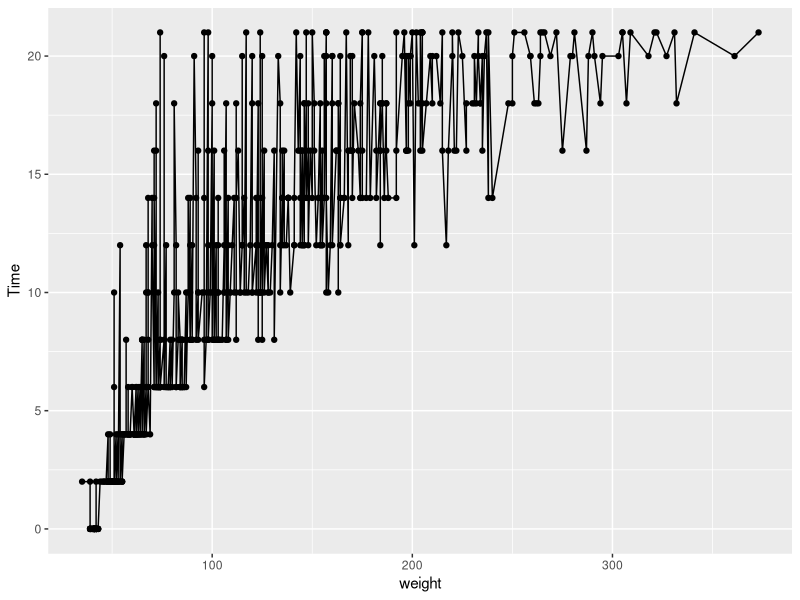
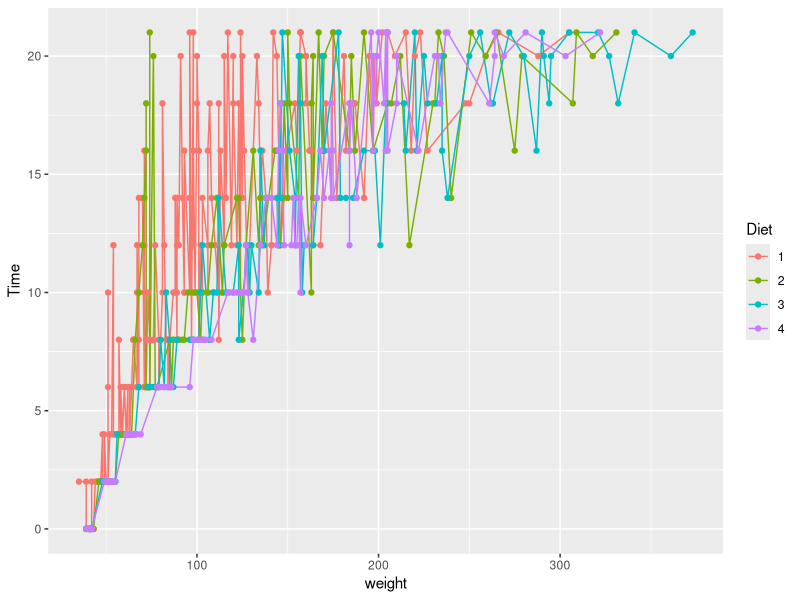
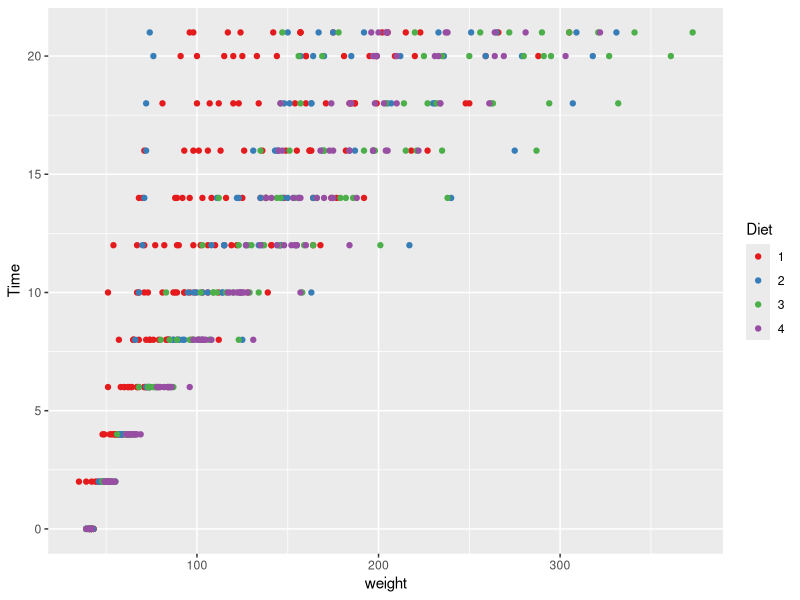
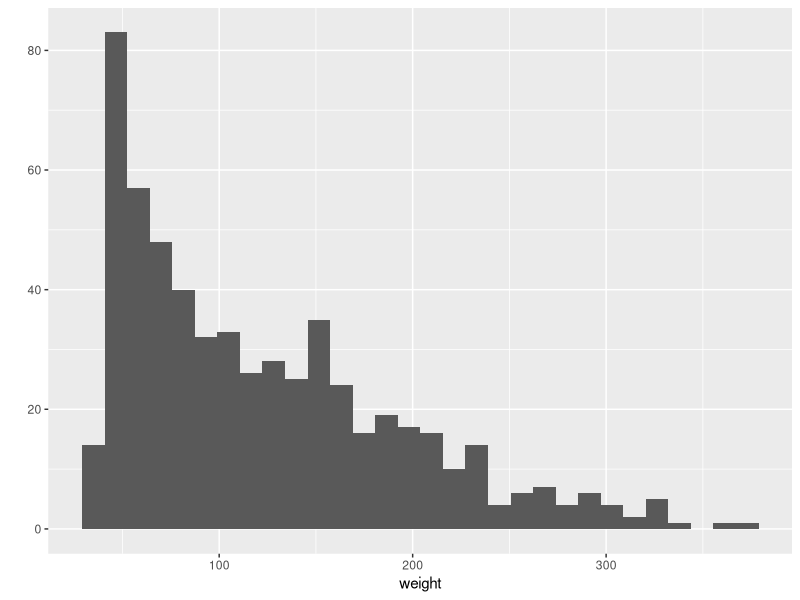
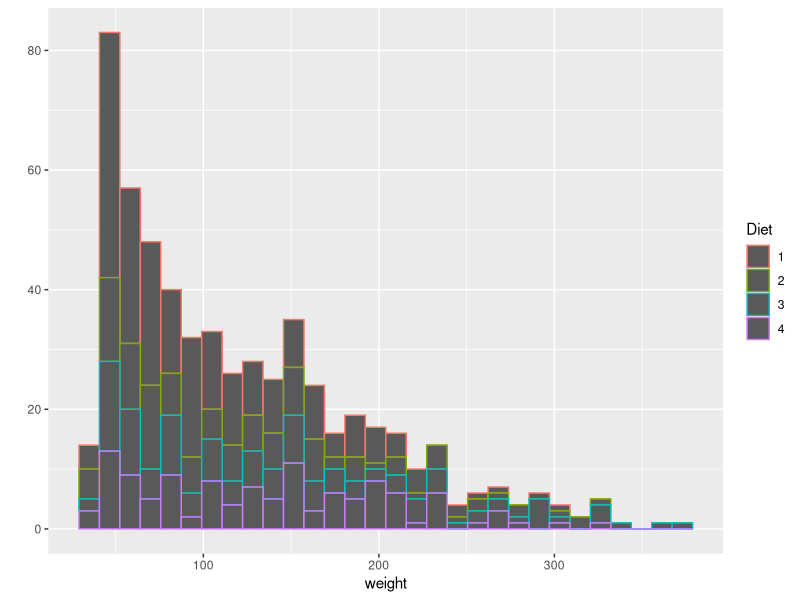
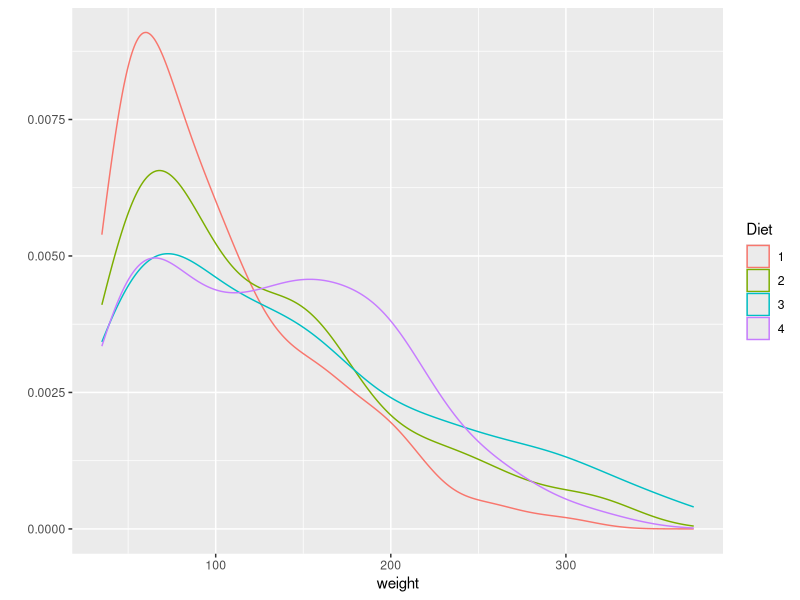
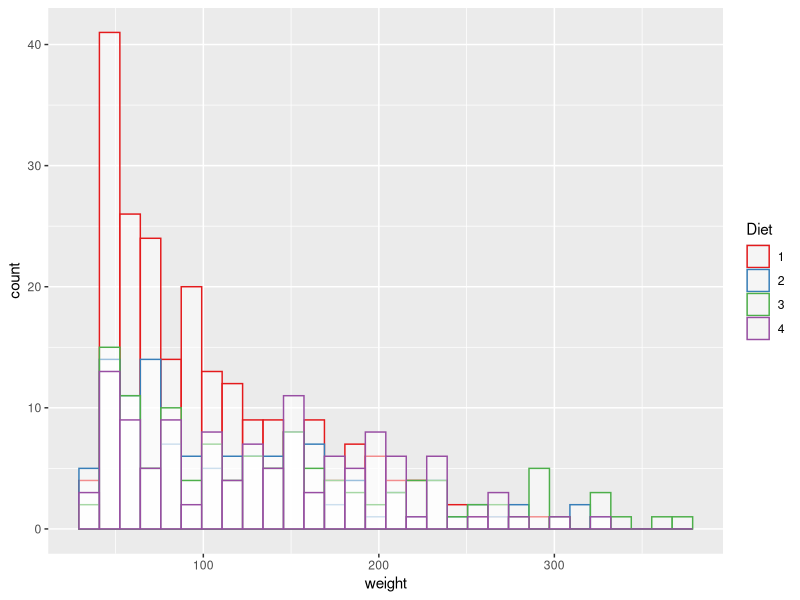
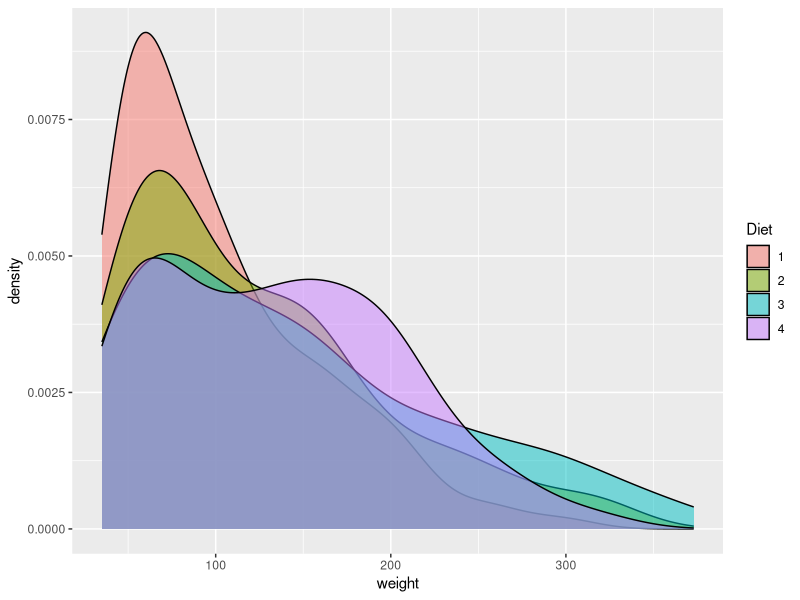

Reproduce these figures in R, in order. (Note: this script raises an error after producing the figures.)
## ---- chunk 1
knitr::opts_chunk$set(echo = TRUE)
## ---- chunk 2
#Install packages
#install.packages("ggplot2")
#install.packages("dplyr")
#install.packages("plyr")

#Load the package
library("ggplot2")
library("dplyr")
library("plyr")
library(RColorBrewer)
library(car)

#Manuals
#vignette("dplyr")
#?ggplot2
#?plyr

## ---- chunk 3
# Install the package
#install.packages("datasets")
# For a full list of these datasets, type library(help = "datasets")
# Load the library and dataset
library(datasets)
data(ChickWeight) #What happens in the Environment section of RStudio?
## ---- chunk 4
# To see the table, you can click on the environment part or run this...
#View(ChickWeight)

# As you can see this is a table, just in case we want to convert it to a data.frame
ChickWeight<-as.data.frame(ChickWeight)
## ---- chunk 5
head(ChickWeight)
## ---- chunk 6
head(ChickWeight,n = 20) 
## ---- chunk 7
str(ChickWeight) 
## ---- chunk 8
class(ChickWeight$weight)
## ---- chunk 9
nrow(ChickWeight)
## ---- chunk 10
ncol(ChickWeight)
## ---- chunk 11
names(ChickWeight)
## ---- chunk 12
names(ChickWeight)[3]
## ---- chunk 13
levels(ChickWeight$Diet)[1:3]
## ---- chunk 14
ChickWeight$Diet[1:3]
## ---- chunk 15
mean(ChickWeight$weight)
## ---- chunk 16
summary(ChickWeight$weight)
## ---- chunk 17
summary(ChickWeight)
## ---- chunk 18
chick_sumary<-summary(ChickWeight)
chick_sumary
## ---- chunk 19
class(chick_sumary)
## ---- chunk 20
chick_sumary_df<-as.data.frame(chick_sumary)
## ---- chunk 21
write.table(chick_sumary, "mydata.txt", sep="\t",row.names = F,col.names = T)
#this is clearly no perfect but for the important part, the numeric and integer columns, we have the stat
## ---- chunk 22
#we can see specific columns and rows
ChickWeight[1,] #row 1
ChickWeight[,1] #col 1
ChickWeight[1,1] #row1, col1

#if we want to know for example only the data from the chickens taking the diet 4
ChickWeight[ChickWeight$Diet==4,]
#why == and no =?
#in R, = is an assignment, as the <-, while the == is for comparison, lests write
ChickWeight$Diet==4
#and
class(ChickWeight$Diet==4)

#so, when we do ChickWeight[ChickWeight$Diet==4,], R is just showing the ChickWeight for which ChickWeight$Diet==4 is TRUE
which(ChickWeight$Diet==4)
ChickWeight[ChickWeight$Diet==4,]

#and for more conditions:
ChickWeight[ChickWeight$Diet==4 & ChickWeight$Time>6,]
ChickWeight[ChickWeight$Diet==4 & ChickWeight$Time>6 & ChickWeight$Time<20,]

#and if I just want the weights of these...
#ChickWeight$weight[ChickWeight$Diet==4 & ChickWeight$Time>6 & ChickWeight$Time<20,] # why this gives an error? because we only have one dimension now, no 2
ChickWeight$weight[ChickWeight$Diet==4 & ChickWeight$Time>6 & ChickWeight$Time<20]

## ---- chunk 23
names(ChickWeight)
## ---- chunk 24
qplot(data=ChickWeight,x = weight, y=Time, geom = c("line","point"))
qplot(data=ChickWeight,x = weight, y=Time, geom = c("line","point"), colour=Diet) #adding the color helps to separate the data
## ---- chunk 25
ggplot(data = ChickWeight, aes(x = weight, y=Time,colour=Diet))+ #data and basic things about the plot
  geom_point() + #add the type of plot
  scale_colour_brewer(palette = "Set1") #add a colot pallet
## ---- chunk 26
qplot(data = ChickWeight,x=weight, binwith=10)
qplot(data = ChickWeight,x=weight, binwith=10, colour=Diet) #the color separates the data
qplot(data = ChickWeight,x=weight, geom = "density", colour=Diet)
## ---- chunk 27
ggplot(data = ChickWeight, aes(x=weight,color=Diet))+
  geom_histogram(fill="white", alpha=0.5, position="identity")+
  scale_colour_brewer(palette = "Set1")

ggplot(data = ChickWeight, aes(x=weight,fill=Diet))+
  geom_density( alpha=0.5)+
  scale_colour_brewer(palette = "Set1")
## ---- chunk 28
#knitr::opts_chunk$set(echo = F, fig.align="center")
knitr::include_graphics("./images/boxplot.jpg")
## ---- chunk 29
ggplot(data = ChickWeight, aes(y=weight,x=as.factor(Time),fill=Diet))+ #Note how the x, y and color changes
  geom_boxplot()+ #this is adding the  boxplot
  scale_colour_brewer(palette = "Set1")
## ---- chunk 30
ggplot(data = ChickWeight, aes(y=weight,x=Time,fill=Diet))+ #Note how the x, y and color changes
  geom_boxplot()+ #this is adding the  boxplot
  scale_colour_brewer(palette = "Set1")
## ---- chunk 31
ggplot(data = ChickWeight, aes(x=weight,fill=Diet))+
  geom_density( alpha=0.5)+
  scale_colour_brewer(palette = "Set1")+
  facet_wrap(~Time,scales = "free")

ggplot(data = ChickWeight, aes(y=weight,x=as.factor(Time),fill=Diet))+
  geom_boxplot()+scale_colour_brewer(palette = "Set1")+
  facet_wrap(~Time,scales = "free")

ggplot(data = ChickWeight, aes(y=weight,x=as.factor(Time),fill=Diet))+
  geom_violin()+
  scale_colour_brewer(palette = "Set1")+
  facet_wrap(~Time,scales = "free")

## ---- chunk 32
stat_ChickWeight<-ddply(ChickWeight,  .(Diet),  transform,  Mean=mean(weight,na.rm = T), SD=sd(weight,na.rm = T))

as.data.frame(stat_ChickWeight)
## ---- chunk 33
statWeight_ChickWeight<-ddply(ChickWeight,  .(Diet),  summarise,  Mean=mean(weight,na.rm = T), SD=sd(weight,na.rm = T))

as.data.frame(statWeight_ChickWeight)
## ---- chunk 34
ggplot(statWeight_ChickWeight, aes(x=Diet, y=Mean, fill=Diet)) + 
   geom_bar(stat="identity", position=position_dodge()) +
  geom_errorbar(aes(ymin=Mean-SD, ymax=Mean+SD), width=.2,
                 position=position_dodge(.9))
## ---- chunk 35
shapiro.test(ChickWeight$weight[ChickWeight$Diet==1])
## ---- chunk 36
with(ChickWeight, shapiro.test(weight[Diet == 1]))
## ---- chunk 37
with(ChickWeight, shapiro.test(weight[Diet == 2]))
## ---- chunk 38
qplot(data=ChickWeight, x = weight, facets = "Diet",geom = "density")
## ---- chunk 39
var.test(weight~ Diet, data = ChickWeight[ChickWeight$Diet %in% c(1,2),])
## ---- chunk 40
wilcox.test(weight~ Diet, data = ChickWeight[ChickWeight$Diet %in% c(1,2),],exact = FALSE)
## ---- chunk 41
# Compute the analysis of variance
res.aov <- aov(weight~ Diet, data = ChickWeight)
# Summary of the analysis
summary(res.aov)
## ---- chunk 42
TukeyHSD(res.aov)
## ---- chunk 43
plot(res.aov, 1)
## ---- chunk 44
leveneTest(weight~ Diet, data = ChickWeight)
## ---- chunk 45
plot(res.aov, 2)
## ---- chunk 46
# Extract the residuals
aov_residuals <- residuals(object = res.aov )
# Run Shapiro-Wilk test
shapiro.test(x = aov_residuals )
## ---- chunk 47
kruskal.test(weight~ Diet, data = ChickWeight)
